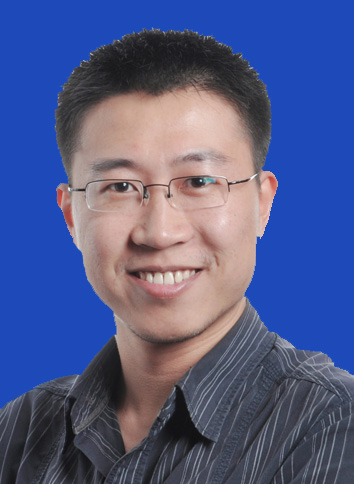
#> input picture B51639.jpg, 354 x 484 px
$ python converter.py B51639.jpg
#> lines starting #> are read from the running program, lines starting #| are printed output that depends on the picture
from __future__ import print_function
import sys
import cv2
import numpy as np


def pixel_like(a, b, value=300):
    """ When deal with 'blue' background,
    you must ignore the other chanel to make it easier to find out all the 'blue like' point """
    a = np.array([a[0]*10, a[1]*10, a[2]])
    b = np.array([b[0]*10, b[1]*10, b[2]])
    dist = np.sqrt(np.sum(np.square(a - b)))
    return dist < value


def convert(img_file, img_file_new):
#> called with img_file = 'B51639.jpg', img_file_new = 'B51639.jpg.new.jpg'
    img = cv2.imread(img_file)
#> img is the input picture: shape (484, 354, 3); mean B, G, R 136.6, 90.9, 82.3
    img_old = img.copy()
    X, Y, C = np.shape(img)
#> X = 484; Y = 354; C = 3

    # get background color
    tar = img[30, 30].copy()
#> tar = [185, 73, 30]

    for x in range(X):
        for y in range(Y):
            if pixel_like(img[x, y], tar):
                img[x, y] = np.array([255, 255, 255])
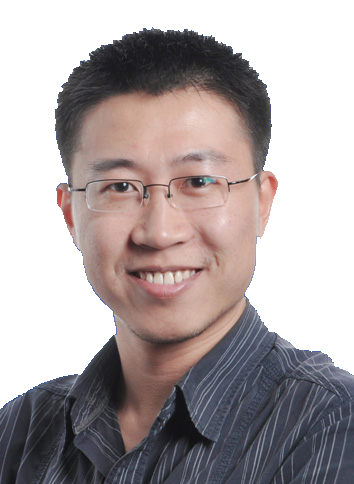
#> img: shape (484, 354, 3); mean B, G, R 164.9, 164.3, 173.1

    #cv2.imshow('img old', img_old)  # for debug
    #img = cv2.resize(img, dsize=(0, 0), fx=2.1, fy=2.1)  # for my own use
    #cv2.imshow('img update', img)  # for debug
    #cv2.waitKey(0)
    cv2.imwrite(img_file_new, img)


if __name__ == '__main__':
    img_file = sys.argv[1]
    img_file_new = img_file + '.new.jpg'
    convert(img_file, img_file_new)
